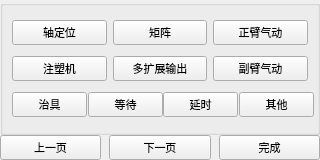
       <widget class="QWidget" name="widgetMenu" native="true">
        <property name="maximumSize">
         <size>
          <width>16777215</width>
          <height>320</height>
         </size>
        </property>
        <layout class="QGridLayout" name="gridLayout_3">
         <property name="margin">
          <number>0</number>
         </property>
         <property name="spacing">
          <number>0</number>
         </property>
         <item row="0" column="0">
          <widget class="QWidget" name="widgetPara" native="true">
           <property name="sizePolicy">
            <sizepolicy hsizetype="Expanding" vsizetype="Expanding">
             <horstretch>0</horstretch>
             <verstretch>0</verstretch>
            </sizepolicy>
           </property>
           <property name="minimumSize">
            <size>
             <width>300</width>
             <height>135</height>
            </size>
           </property>
           <property name="maximumSize">
            <size>
             <width>790</width>
             <height>320</height>
            </size>
           </property>
           <layout class="QGridLayout" name="gridLayout_5">
            <property name="horizontalSpacing">
             <number>6</number>
            </property>
            <property name="verticalSpacing">
             <number>4</number>
            </property>
            <property name="margin">
             <number>0</number>
            </property>
            <item row="0" column="0">
             <widget class="QGroupBox" name="groupBoxInstruction">
              <property name="maximumSize">
               <size>
                <width>320</width>
                <height>170</height>
               </size>
              </property>
              <property name="title">
               <string/>
              </property>
              <layout class="QGridLayout" name="gridLayout_2">
               <item row="0" column="0">
                <layout class="QHBoxLayout" name="horizontalLayout_6">
                 <item>
                  <widget class="QPushButton" name="BtnPos">
                   <property name="minimumSize">
                    <size>
                     <width>75</width>
                     <height>25</height>
                    </size>
                   </property>
                   <property name="font">
                    <font>
                     <family>微软雅黑</family>
                     <pointsize>8</pointsize>
                     <weight>50</weight>
                     <italic>false</italic>
                     <bold>false</bold>
                    </font>
                   </property>
                   <property name="text">
                    <string>轴定位</string>
                   </property>
                   <property name="icon">
                    <iconset resource="../xPad.qrc">
                     <normaloff>:/img/34X34/PaHorAbs.png</normaloff>:/img/34X34/PaHorAbs.png</iconset>
                   </property>
                   <property name="iconSize">
                    <size>
                     <width>32</width>
                     <height>32</height>
                    </size>
                   </property>
                  </widget>
                 </item>
                 <item>
                  <widget class="QPushButton" name="BtnMatrix">
                   <property name="minimumSize">
                    <size>
                     <width>75</width>
                     <height>25</height>
                    </size>
                   </property>
                   <property name="font">
                    <font>
                     <family>微软雅黑</family>
                     <pointsize>8</pointsize>
                     <weight>50</weight>
                     <italic>false</italic>
                     <bold>false</bold>
                    </font>
                   </property>
                   <property name="text">
                    <string>矩阵</string>
                   </property>
                   <property name="icon">
                    <iconset resource="../xPad.qrc">
                     <normaloff>:/img/34X34/Matrix.png</normaloff>:/img/34X34/Matrix.png</iconset>
                   </property>
                   <property name="iconSize">
                    <size>
                     <width>32</width>
                     <height>32</height>
                    </size>
                   </property>
                  </widget>
                 </item>
                 <item>
                  <widget class="QPushButton" name="BtnPro">
                   <property name="minimumSize">
                    <size>
                     <width>75</width>
                     <height>25</height>
                    </size>
                   </property>
                   <property name="font">
                    <font>
                     <family>微软雅黑</family>
                     <pointsize>8</pointsize>
                     <weight>50</weight>
                     <italic>false</italic>
                     <bold>false</bold>
                    </font>
                   </property>
                   <property name="text">
                    <string>正臂气动</string>
                   </property>
                   <property name="icon">
                    <iconset resource="../xPad.qrc">
                     <normaloff>:/img/34X34/Pa.png</normaloff>:/img/34X34/Pa.png</iconset>
                   </property>
                   <property name="iconSize">
                    <size>
                     <width>32</width>
                     <height>32</height>
                    </size>
                   </property>
                  </widget>
                 </item>
                </layout>
               </item>
               <item row="1" column="0">
                <layout class="QHBoxLayout" name="horizontalLayout_5">
                 <item>
                  <widget class="QPushButton" name="BtnIMM">
                   <property name="minimumSize">
                    <size>
                     <width>75</width>
                     <height>25</height>
                    </size>
                   </property>
                   <property name="font">
                    <font>
                     <family>微软雅黑</family>
                     <pointsize>8</pointsize>
                     <weight>50</weight>
                     <italic>false</italic>
                     <bold>false</bold>
                    </font>
                   </property>
                   <property name="text">
                    <string>注塑机</string>
                   </property>
                   <property name="icon">
                    <iconset resource="../xPad.qrc">
                     <normaloff>:/img/34X34/Imm.png</normaloff>:/img/34X34/Imm.png</iconset>
                   </property>
                   <property name="iconSize">
                    <size>
                     <width>32</width>
                     <height>32</height>
                    </size>
                   </property>
                  </widget>
                 </item>
                 <item>
                  <widget class="QPushButton" name="BtnMExtOut">
                   <property name="minimumSize">
                    <size>
                     <width>75</width>
                     <height>25</height>
                    </size>
                   </property>
                   <property name="font">
                    <font>
                     <family>微软雅黑</family>
                     <pointsize>8</pointsize>
                     <weight>50</weight>
                     <italic>false</italic>
                     <bold>false</bold>
                    </font>
                   </property>
                   <property name="text">
                    <string>多扩展输出</string>
                   </property>
                   <property name="icon">
                    <iconset resource="../xPad.qrc">
                     <normaloff>:/img/34X34/ExtOutput.png</normaloff>:/img/34X34/ExtOutput.png</iconset>
                   </property>
                   <property name="iconSize">
                    <size>
                     <width>32</width>
                     <height>32</height>
                    </size>
                   </property>
                  </widget>
                 </item>
                 <item>
                  <widget class="QPushButton" name="BtnRun">
                   <property name="minimumSize">
                    <size>
                     <width>75</width>
                     <height>25</height>
                    </size>
                   </property>
                   <property name="font">
                    <font>
                     <family>微软雅黑</family>
                     <pointsize>8</pointsize>
                     <weight>50</weight>
                     <italic>false</italic>
                     <bold>false</bold>
                    </font>
                   </property>
                   <property name="text">
                    <string>副臂气动</string>
                   </property>
                   <property name="icon">
                    <iconset resource="../xPad.qrc">
                     <normaloff>:/img/34X34/Ra.png</normaloff>:/img/34X34/Ra.png</iconset>
                   </property>
                   <property name="iconSize">
                    <size>
                     <width>32</width>
                     <height>32</height>
                    </size>
                   </property>
                  </widget>
                 </item>
                </layout>
               </item>
               <item row="2" column="0">
                <layout class="QHBoxLayout" name="horizontalLayout_4">
                 <item>
                  <widget class="QPushButton" name="BtnVacuum">
                   <property name="minimumSize">
                    <size>
                     <width>75</width>
                     <height>25</height>
                    </size>
                   </property>
                   <property name="font">
                    <font>
                     <family>微软雅黑</family>
                     <pointsize>8</pointsize>
                     <weight>50</weight>
                     <italic>false</italic>
                     <bold>false</bold>
                    </font>
                   </property>
                   <property name="text">
                    <string>治具</string>
                   </property>
                   <property name="icon">
                    <iconset resource="../xPad.qrc">
                     <normaloff>:/img/34X34/Fixture.png</normaloff>:/img/34X34/Fixture.png</iconset>
                   </property>
                   <property name="iconSize">
                    <size>
                     <width>32</width>
                     <height>32</height>
                    </size>
                   </property>
                  </widget>
                 </item>
                 <item>
                  <widget class="QPushButton" name="BtnWait">
                   <property name="minimumSize">
                    <size>
                     <width>75</width>
                     <height>25</height>
                    </size>
                   </property>
                   <property name="font">
                    <font>
                     <family>微软雅黑</family>
                     <pointsize>8</pointsize>
                     <weight>50</weight>
                     <italic>false</italic>
                     <bold>false</bold>
                    </font>
                   </property>
                   <property name="text">
                    <string>等待</string>
                   </property>
                   <property name="icon">
                    <iconset resource="../xPad.qrc">
                     <normaloff>:/img/34X34/Wait.png</normaloff>:/img/34X34/Wait.png</iconset>
                   </property>
                   <property name="iconSize">
                    <size>
                     <width>32</width>
                     <height>32</height>
                    </size>
                   </property>
                  </widget>
                 </item>
                 <item>
                  <widget class="QPushButton" name="BtnDelay">
                   <property name="minimumSize">
                    <size>
                     <width>75</width>
                     <height>25</height>
                    </size>
                   </property>
                   <property name="font">
                    <font>
                     <family>微软雅黑</family>
                     <pointsize>8</pointsize>
                     <weight>50</weight>
                     <italic>false</italic>
                     <bold>false</bold>
                    </font>
                   </property>
                   <property name="text">
                    <string>延时</string>
                   </property>
                   <property name="icon">
                    <iconset resource="../xPad.qrc">
                     <normaloff>:/img/action/Delay.png</normaloff>:/img/action/Delay.png</iconset>
                   </property>
                   <property name="iconSize">
                    <size>
                     <width>32</width>
                     <height>32</height>
                    </size>
                   </property>
                  </widget>
                 </item>
                 <item>
                  <widget class="QPushButton" name="BtnOther">
                   <property name="minimumSize">
                    <size>
                     <width>75</width>
                     <height>25</height>
                    </size>
                   </property>
                   <property name="font">
                    <font>
                     <family>微软雅黑</family>
                     <pointsize>8</pointsize>
                     <weight>50</weight>
                     <italic>false</italic>
                     <bold>false</bold>
                    </font>
                   </property>
                   <property name="text">
                    <string>其他</string>
                   </property>
                   <property name="icon">
                    <iconset resource="../xPad.qrc">
                     <normaloff>:/img/34X34/funcOther.png</normaloff>:/img/34X34/funcOther.png</iconset>
                   </property>
                   <property name="iconSize">
                    <size>
                     <width>32</width>
                     <height>32</height>
                    </size>
                   </property>
                  </widget>
                 </item>
                </layout>
               </item>
              </layout>
             </widget>
            </item>
           </layout>
          </widget>
         </item>
         <item row="1" column="0">
          <layout class="QHBoxLayout" name="horizontalLayout_3">
           <property name="spacing">
            <number>8</number>
           </property>
           <item>
            <widget class="QPushButton" name="BtnPrev">
             <property name="minimumSize">
              <size>
               <width>75</width>
               <height>25</height>
              </size>
             </property>
             <property name="maximumSize">
              <size>
               <width>16777215</width>
               <height>45</height>
              </size>
             </property>
             <property name="font">
              <font>
               <family>微软雅黑</family>
               <pointsize>8</pointsize>
               <weight>50</weight>
               <italic>false</italic>
               <bold>false</bold>
              </font>
             </property>
             <property name="text">
              <string>上一页</string>
             </property>
            </widget>
           </item>
           <item>
            <widget class="QPushButton" name="BtnNext">
             <property name="minimumSize">
              <size>
               <width>75</width>
               <height>25</height>
              </size>
             </property>
             <property name="maximumSize">
              <size>
               <width>16777215</width>
               <height>45</height>
              </size>
             </property>
             <property name="font">
              <font>
               <family>微软雅黑</family>
               <pointsize>8</pointsize>
               <weight>50</weight>
               <italic>false</italic>
               <bold>false</bold>
              </font>
             </property>
             <property name="text">
              <string>下一页</string>
             </property>
            </widget>
           </item>
           <item>
            <widget class="QPushButton" name="BtnOK">
             <property name="minimumSize">
              <size>
               <width>75</width>
               <height>25</height>
              </size>
             </property>
             <property name="maximumSize">
              <size>
               <width>16777215</width>
               <height>45</height>
              </size>
             </property>
             <property name="font">
              <font>
               <family>微软雅黑</family>
               <pointsize>8</pointsize>
               <weight>50</weight>
               <italic>false</italic>
               <bold>false</bold>
              </font>
             </property>
             <property name="text">
              <string>完成</string>
             </property>
            </widget>
           </item>
          </layout>
         </item>
        </layout>
       </widget>
